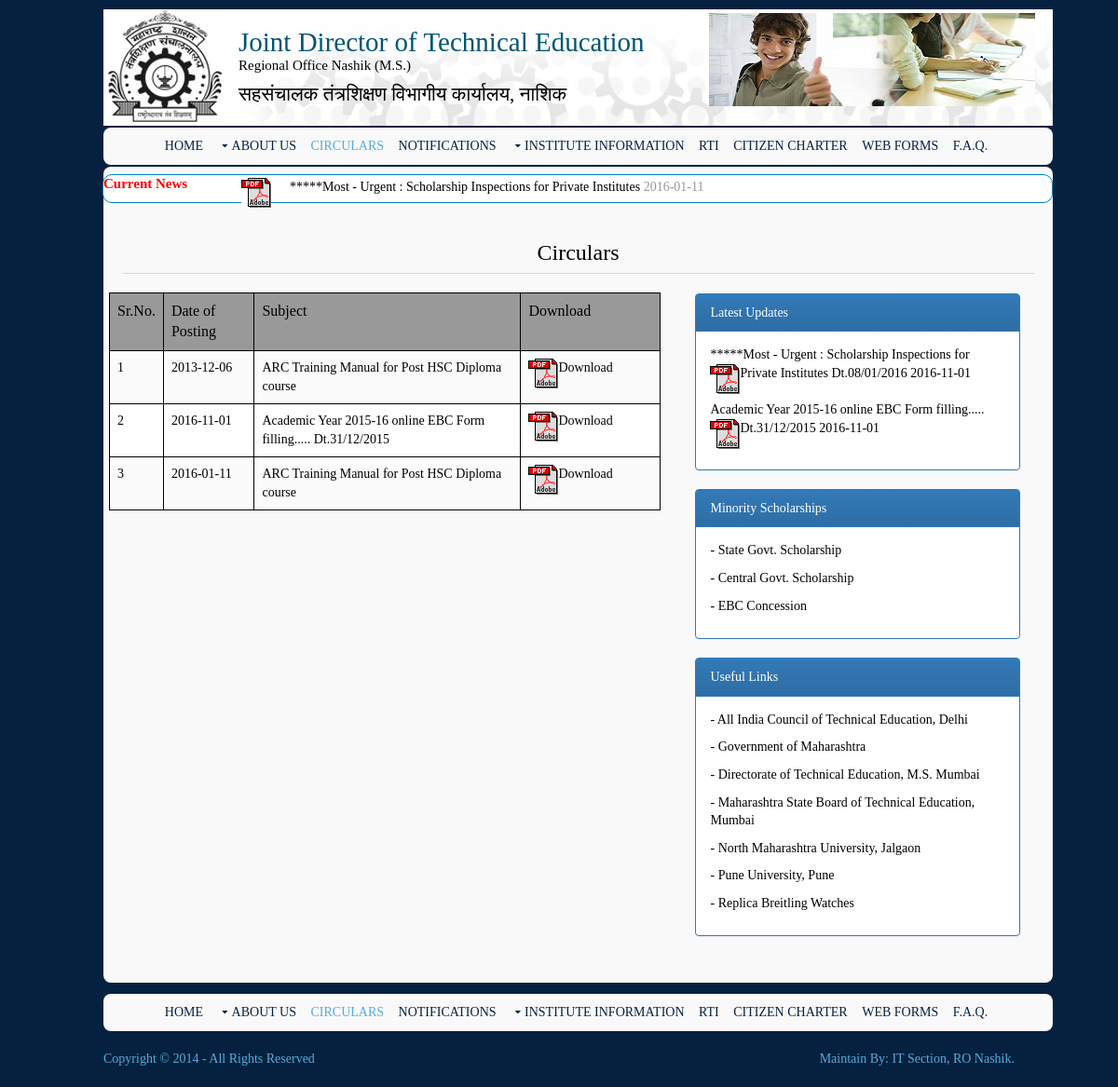
The app's page /circular.php with its own data.
### tables this page shows
CREATE TABLE IF NOT EXISTS `currentnews` (
  `id` int(11) NOT NULL AUTO_INCREMENT,
  `dateofposting` varchar(50) NOT NULL,
  `subject` varchar(200) NOT NULL,
  `file` varchar(50) NOT NULL,
  `type` varchar(50) NOT NULL,
  PRIMARY KEY (`id`)
);

CREATE TABLE IF NOT EXISTS `circular` (
  `id` int(11) NOT NULL AUTO_INCREMENT,
  `dateofposting` varchar(50) NOT NULL,
  `subject` varchar(200) NOT NULL,
  `file` varchar(50) NOT NULL,
  `type` varchar(50) NOT NULL,
  PRIMARY KEY (`id`)
);

CREATE TABLE IF NOT EXISTS `updatelink` (
  `id` int(11) NOT NULL AUTO_INCREMENT,
  `dateofposting` varchar(50) NOT NULL,
  `subject` varchar(300) NOT NULL,
  `file` varchar(300) NOT NULL,
  `type` varchar(50) NOT NULL,
  PRIMARY KEY (`id`)
);

### circular.php (the view, shortened to what this page needs)
<!DOCTYPE html>
<html>
<head>
<link rel="stylesheet" href="bootstrap-3.3.5-dist/css/bootstrap.min.css" >
<link rel="stylesheet" href="bootstrap-3.3.5-dist/css/bootstrap-theme.min.css" >
<link href="layout/styles/layout.css" rel="stylesheet" type="text/css" media="all">
<link href="layout/styles/style.css" rel="stylesheet" type="text/css">
</head>
<body id="top">
<div class="wrapper row0">
<div class="logo"><a href="#"><img src="images/dte-logo.jpg" /></a></div>
          <div class="text-logo-div"><h2 style="margin-top:-11px;">Joint Director of Technical Education </h2>
        <h3 style="margin-bottom:10px;">Regional Office Nashik (M.S.)</h3>
		<h3 style="font-size:21px;">सहसंचालक तंत्रशिक्षण विभागीय कार्यालय, नाशिक</h3>
        <a href="admin/index.php"><img src="images/banner-2.jpg"  class="img1" title="Admin Login"></a>
       </div>
</div>
<div class="wrapper row2">
  <div class="rounded">
    <nav id="mainav" class="clear" style="margin-left:7px;">
      <ul class="clear">
         <li ><a href="index.php">Home</a></li>
        <li><a class="drop" href="about.php">About Us</a>
       </li>
         <li class="active"><a href="circular.php">Circulars</a></li>
         <li><a  href="notification.php">Notifications</a>
        </li>
         <li><a class="drop" href="#">Institute Information</a>
        </li>
         <li><a href="rti.php">RTI</a></li>
         <li><a href="citizencharter.php">Citizen Charter</a></li>
          <li><a href="webform.php">Web Forms</a></li>
         <li><a href="faq.php">F.A.Q.</a></li>
      </ul>
    </nav>
  </div>
</div>
<div class="wrapper row3">
  <div class="rounded">
    <main class="container clear">
      <div class="group btmspace-30">
      <div class="marquee-box" style="margin-bottom:10px;margin-left: -21px;margin-top: -22px;">
        <div class="marquee-heading"><span style="font-size:15px;color:#F00;"><b>Current News</b></span>
      <div class="marquee-div" style="margin-top:-4px; height:28px; width:870px; float:right"> <marquee behavior="scroll" direction="left" onMouseOver="this.stop();" onMouseOut="this.start();" scrolldelay="210"  style="margin-right:10px;margin-top: 7px;"> <span style="margin-left:20px;"><?php
   include('config.php');
	$query = "select * from currentnews" ;
	$result1 = mysqli_query($con,$query) or die(mysqli_error($con));
while($row=mysqli_fetch_assoc($result1))
{
	$file=$row['file'];
	?>
<tr style="color:#000;"><td >
<a href="download.php?filename=<?php echo $file ;?>" style="color:#000;" >
<?php echo $row['subject']; ?>
<img alt="down-icon" src="images/pdficon.gif" align="left" width="20" height="20"/></a>
<?php echo $row['dateofposting']; ?></td>
</tr>
<br><br>
<?php }?> </span>
</marquee>
</div></div>
</div>
</div>
         <h5 align="center" style="font-size:24px; color:#000;">Circulars</h5>
        <div class="one_half" style="margin-left:-74px;">
          <div class="sdb_holder" style="margin-right: -178px;
    margin-left: 60px;">
        <table border="1" style="border-color:#000;" align="center" id="table1" cellpadding="20" cellspacing="20" width="80%" class="table">
<tr  style="font-size:16px; color:#000;background-color:#999;border-color:#000;"><td style="color:#000;border-color:#000;">Sr.No.</td><td style="color:#000;border-color:#000;">Date of Posting</td><td style="color:#000;border-color:#000;">Subject</td><td style="color:#000;border-color:#000;">Download</td></tr>
         <?php
   include('config.php');
	$query1 = "SELECT * FROM circular ";
	$result = mysqli_query($con,$query1);
?>
         <?php
while($row1=mysqli_fetch_array($result))
{
	$file=$row1['file'];
	?>
<tr style="color:#000;border-color:#000;">
<td style="color:#000;border-color:#000;"><?php echo $row1['id']; ?></td>
<td style="color:#000;border-color:#000;"><?php echo $row1['dateofposting']; ?></td>
<td style="color:#000;border-color:#000;"><?php echo $row1['subject']; ?></td>
<td width="150" style="color:#000;border-color:#000;">
<img alt="down-icon" src="images/pdficon.gif" align="left" width="20" height="20"/>
<a href="download.php?filename=<?php echo $file ;?>" style="color:#000">
Download</a></td></tr>
<?php
}?>
  </table>
 </div>
        </div>
        <div class="one_quarter sidebar">
          <div class="sdb_holder" style="margin-right: -312px;
    margin-left: -30px;
    margin-top: 103px;
    width: 349px;">
         <div class="panel panel-primary">
  <div class="panel-heading">Latest Updates</div>
  <div class="panel-body" style="color:#000;">
     <marquee behavior="scroll" direction="up" onMouseOver="this.stop();" onMouseOut="this.start();" scrolldelay="210">
                    <?php
   include('config.php');
	$query = "select * from updatelink" ;
	$result1 = mysqli_query($con,$query) or die(mysqli_error($con));
while($row=mysqli_fetch_assoc($result1))
{
	$file=$row['file'];
	?>
<tr style="color:#000;"><td >
<a href="download.php?filename=<?php echo $file ;?>" style="color:#000;" >
<?php echo $row['subject']; ?>
<img alt="down-icon" src="images/pdficon.gif" align="left" width="20" height="20"/></a>
<?php echo $row['dateofposting']; ?></td>
</tr>
<br><br>
<?php }?>
         </marquee>
  </div>
</div>
 <div class="panel panel-primary">
  <div class="panel-heading">Minority Scholarships</div>
  <div class="panel-body" style="color:#000;">
      <p><a href="http://www.dtemaharashtra.gov.in/scholarships/?did=192" style="color:#000;" target="_blank">- State Govt. Scholarship</a></p>
         			  <p><a href="http://www.momascholarship.gov.in/?did=193" style="color:#000;" target="_blank">- Central Govt. Scholarship</a></p>
                     <p><a href="http://www.dtemaharashtra.gov.in/EBCScholarship/StaticPages/HomePage.aspx" style="color:#000;" target="_blank">- EBC Concession</a></p>
  </div>
</div>
<div class="panel panel-primary">
  <div class="panel-heading">Useful Links</div>
  <div class="panel-body" style="color:#000;">
      <p><a href="http://www.aicte.ernet.in/" style="color:#000;" target="_blank">- All India Council of Technical Education, Delhi</a></p>
         			  <p><a href="http://www.maharashtra.gov.in/" style="color:#000;" target="_blank">- Government of Maharashtra </a></p>
                     <p><a href="http://www.dte.org.in/" style="color:#000;" target="_blank">- Directorate of Technical Education, M.S. Mumbai</a></p>
                     <p><a href="http://www.msbte.com/" style="color:#000;" target="_blank">- Maharashtra State Board of Technical Education, Mumbai</a></p>
                     <p><a href="http://www.nmu.ac.in/" style="color:#000;" target="_blank">- North Maharashtra University, Jalgaon</a></p>
                     <p><a href="http://www.unipune.ernet.in/" style="color:#000;" target="_blank">- Pune University, Pune </a></p>
                     <p><a href="http://www.oopswatches.com/" style="color:#000;" target="_blank">- Replica Breitling Watches</a></p>
  </div>
</div>
</div>
          </div>
        </div>
      </div>
<div class="wrapper row2" style="margin-top: 60px;">
  <div class="rounded">
    <nav id="mainav" class="clear" style="margin-left:7px;">
      <ul class="clear">
       <li ><a href="index.php">Home</a></li>
        <li><a class="drop" href="about.php">About Us</a>
       </li>
         <li class="active"><a href="circular.php">Circulars</a></li>
         <li><a  href="notification.php">Notifications</a>
        </li>
        <li><a class="drop" href="#">Institute Information</a>
        </li>
         <li><a href="rti.php">RTI</a></li>
         <li><a href="citizencharter.php">Citizen Charter</a></li>
          <li><a href="webform.php">Web Forms</a></li>
         <li><a href="faq.php">F.A.Q.</a></li>
      </ul>
    </nav>
  </div>
</div>
<div class="wrapper row5">
  <div id="copyright" class="clear">
    <p class="fl_left">Copyright &copy; 2014 - All Rights Reserved </p>
    <p class="fl_right">Maintain By: IT Section, RO Nashik. </p>
  </div>
</div>
</body>
</html>

### layout/styles/layout.css (style rules this page uses)
.container { padding:20px 10px; }
.container h1, .container h2, .container h3, .container h4, .container h5, .container h6, .container .heading { padding-bottom:8px; border-bottom:1px solid; }
.container .sidebar { margin-left: 245px; margin-top: -102px; }
.sidebar .sdb_holder { margin-bottom:50px; }
.sidebar .sdb_holder:last-child { margin-bottom:0; }
#copyright p { margin:0; padding:0; }
nav ul, nav ol { margin:0; padding:0; list-style:none; }
#mainav .drop::after, #mainav li li .drop::after, #breadcrumb li a::after, .sidebar nav a::after { position:absolute; font-family:"FontAwesome"; font-size:10px; line-height:10px; }
#mainav { text-align:center; text-transform:uppercase; }
#mainav li { display:inline-block; position:relative; margin:0 30px 0 0; padding:0;margin-left: -18px; }
#mainav li:last-child { margin-right:0; }
#mainav li a { display:block; padding:0; }
#mainav .drop { padding-left:15px; }
#mainav .drop::after, #mainav li li .drop::after { content:"\f0d7"; }
#mainav .drop::after { top:5px; left:5px; }
table, th, td { border:1px solid; border-collapse:collapse; vertical-align:top; box-sizing:border-box; }
table, th { table-layout:auto; }
table { width:100%; margin-bottom:15px; }
th, td { padding:5px 8px; }
td { border-width:0 1px; }
.rounded, input, button, textarea, #header input, #footer input, #slide-wrapper figcaption, .avatar, #comments li, .faico a, #twitter, .pagination a, .pagination strong { border-radius:8px; margin-top:-48px;width: 1019px; }
body { color:#F9F9F9; background-color:#06213F; }
a { color:#55ABDA; }
.rounded { color:inherit; background-color:#F9F9F9; }
.row0, .row0 a { color:#F9F9F9; background-color:#06213F; }
.row2, .row2 a { color:#06213F; background-color:inherit; }
.row3 { color:#979797; background-color:inherit; margin-top:50px; }
.row5, .row5 a { color:#55ABDA; background-color:#06213F; }
.container h1, .container h2, .container h3, .container h4, .container h5, .container h6, .container .heading { border-color:#D7D7D7; }
#mainav li a { color:inherit; }
#mainav .active a, #mainav a:hover, #mainav li:hover > a { color:#55ABDA; background-color:inherit; }
table, th, td, #comments .avatar, #comments input, #comments textarea { border-color:#D7D7D7; }
tr, #comments li, #comments input[type="submit"], #comments input[type="reset"] { color:inherit; background-color:#FBFBFB; }
tr:nth-child(odd), #comments li:nth-child(odd) { color:inherit; background-color:#FFFFFF; }
table a, #comments a { background-color:inherit; }
@media screen and (min-width:978px) { .wrapper { max-width:978px; } }

### layout/styles/style.css (style rules this page uses)
.logo { width: 130px; background-color: #fff; float: left; height: 125px; margin-top: 10px; }
.text-logo-div { float: left; width: 889px; height: 125px; background:url(../../images/header-bg.jpg); margin-left: 130px; margin-top: -125px; }
h2 { padding: 30px 0px 0px 15px; margin-top: 0px; margin-bottom: 0px; font-size: 29px; color: #005672; font-weight: 200; }
h3 { margin-top: 0px; font-size: 15px; color: #000; font-weight: 200; padding-left: 15px; }
.img1 { float: right; margin-top: -120px; margin-right: 19px; }
.marquee-box { width: 1020px; height: 31px; background-color: #fff; border: 1px solid #0086b2; -webkit-border-radius: 10px; -moz-border-radius: 10px; border-radius: 10px; margin-bottom: 15px; }

### records on screen
currentnews: subject "*****Most - Urgent : Scholarship Inspections for Private Institutes", dateofposting "2016-01-11"
circular: id "1", dateofposting "2013-12-06", subject "ARC Training Manual for Post HSC Diploma course"
circular: id "2", dateofposting "2016-11-01", subject "Academic Year 2015-16 online EBC Form filling..... Dt.31/12/2015"
circular: id "3", dateofposting "2016-01-11", subject "ARC Training Manual for Post HSC Diploma course"
updatelink: subject "*****Most - Urgent : Scholarship Inspections for Private Institutes Dt.08/01/2016", dateofposting "2016-11-01"
updatelink: subject "Academic Year 2015-16 online EBC Form filling..... Dt.31/12/2015", dateofposting "2016-11-01"
